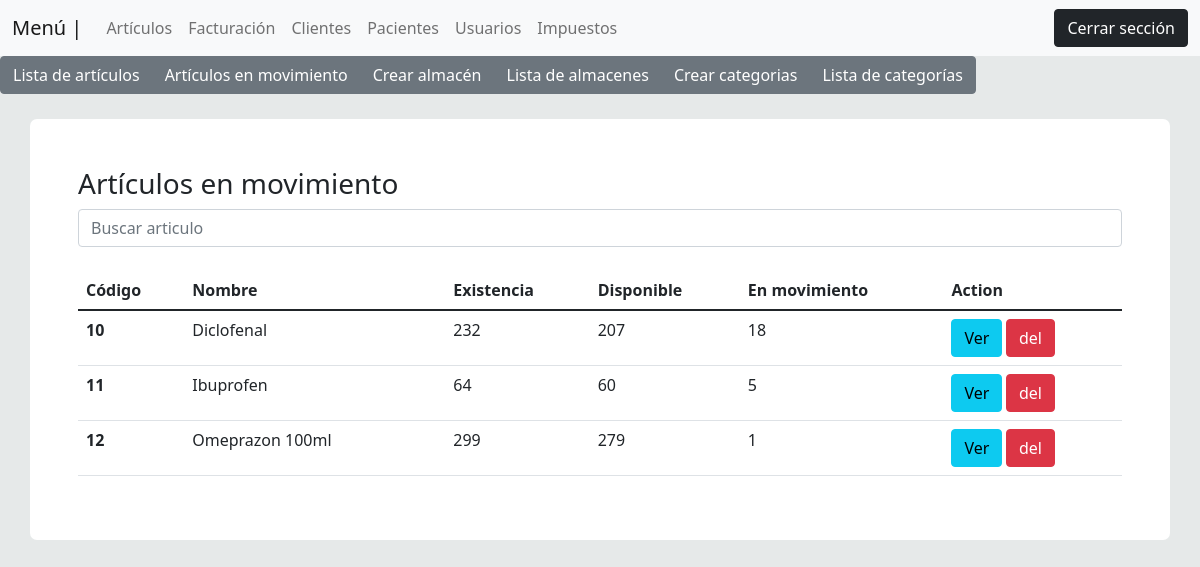
The app's page /views/articulos_en_movimiento.php (signed in), older data.
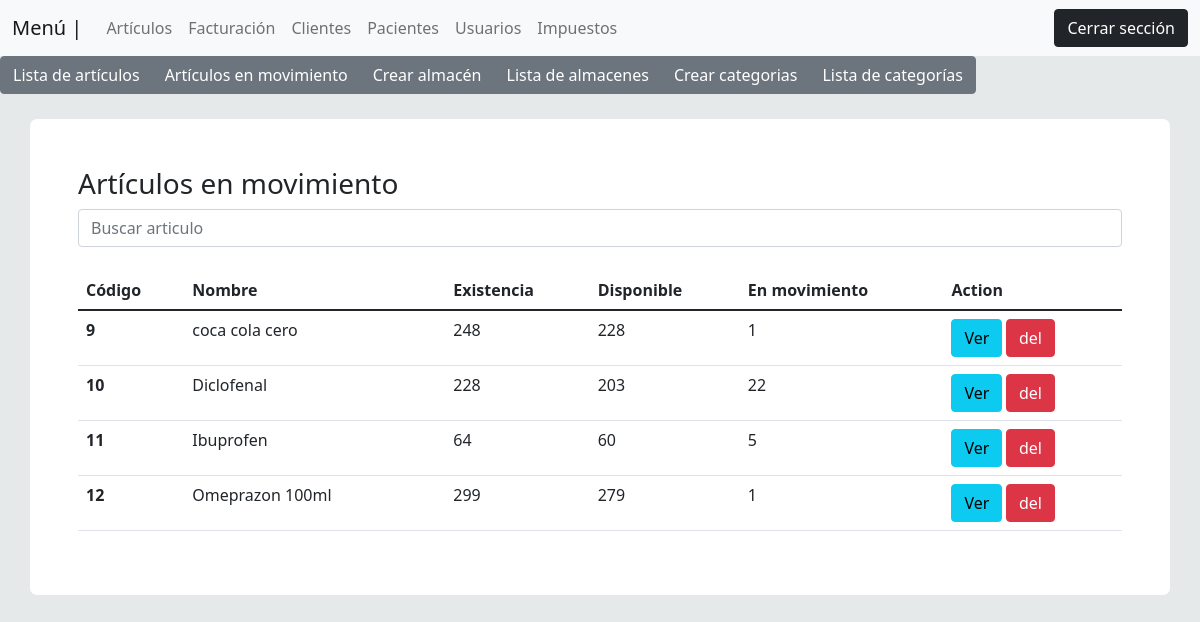
The same page, newer data.
### tables this page shows
CREATE TABLE `articulos` (
  `id` int(11) NOT NULL,
  `nombre` varchar(100) NOT NULL,
  `descripcion` text DEFAULT NULL,
  `existencia` float NOT NULL DEFAULT 0,
  `stock` float NOT NULL DEFAULT 0,
  `cantidad_disponible` float NOT NULL DEFAULT 0,
  `cantidad_en_movimiento` int(7) NOT NULL DEFAULT 0,
  `almacen` int(2) DEFAULT NULL,
  `fcc` varchar(100) DEFAULT NULL,
  `fcv` varchar(100) NOT NULL,
  `status` varchar(10) NOT NULL DEFAULT 'Activo',
  `categoria` varchar(100) DEFAULT NULL,
  `precio_compra` float DEFAULT NULL,
  `precio_venta` float NOT NULL,
  `codigo_impuesto` int(2) DEFAULT NULL,
  `casa_productora` varchar(100) DEFAULT NULL,
  `fecha_creacion` timestamp NOT NULL DEFAULT current_timestamp() ON UPDATE current_timestamp(),
  `creado_por` varchar(100) DEFAULT NULL,
  `fecha_modificacion` date DEFAULT NULL,
  `modificado_por` varchar(100) DEFAULT NULL,
  `fecha_borrado` date DEFAULT NULL,
  `borrado_por` varchar(100) DEFAULT NULL
);

### views/articulos_en_movimiento.php (the view, shortened to what this page needs)
<?php
 include('plantilla/menu_top.php');
 include('plantilla/menu_articulos.php');
 include('../backend/control/cone.php');
    $consulta_all = "SELECT nombre, stock, existencia, id, cantidad_disponible,cantidad_en_movimiento, fcv from articulos where cantidad_en_movimiento <> 0 and status = 'Activo' and borrado_por is null and fecha_borrado is null";
    $query_all = $conexion->query($consulta_all);
?>
<div class="p-5 contenido" >
  <h3>Artículos en movimiento</h3>
        <div class="col-md-12">
            <input type="text" class="form-control" name="" id="busqueda" placeholder="Buscar articulo"><br>
            <div id="table_init">
              <table class="table">
                <thead>
                  <tr>
                    <th scope="col">Código</th>
                    <th scope="col" width="25%">Nombre</th>
                    <th scope="col">Existencia</th>
                    <th scope="col">Disponible</th>
                    <th scope="col">En movimiento</th>
                    <th scope="col">Action</th>
                  </tr>
                </thead>
                <tbody>
                <?php
                  while($articulo = $query_all->fetch_assoc()){
                ?>
                  <tr>
                    <th scope="row"><?php echo $articulo["id"] ?></th>
                    <td><?php echo $articulo["nombre"] ?></td>
                    <td><?php echo $articulo["existencia"] ?></td>
                    <td><?php echo $articulo["cantidad_disponible"] ?></td>
                    <td><?php echo $articulo["cantidad_en_movimiento"] ?></td>
                    <td>
                      <small>
                        <a href="ver_articulos.php?id=<?php echo $articulo["id"] ?>" class="btn btn-info">Ver</a>
                        <a class= "btn btn-danger" data-toggle="modal" data-target="#exampleModal<?php echo $articulo["id"] ?>">del</a>
                      </small>
                    </td>
                  </tr>
                    <?php
                    }
                  ?>
                </tbody>
              </table>
            </div>
          </div>
        </div>

Row changes from the older to the newer data that the page shows:
now on this page (row edited): articulos: id "9", nombre "coca cola cero", existencia "248", cantidad_disponible "228", cantidad_en_movimiento "1"
changed articulos "Diclofenal": existencia "232" → "228"; cantidad_disponible "207" → "203"; cantidad_en_movimiento "18" → "22"
